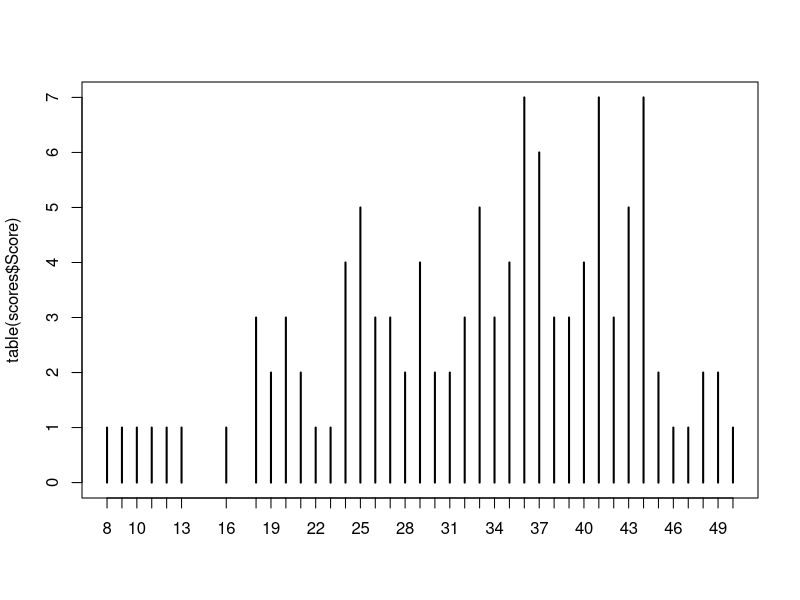
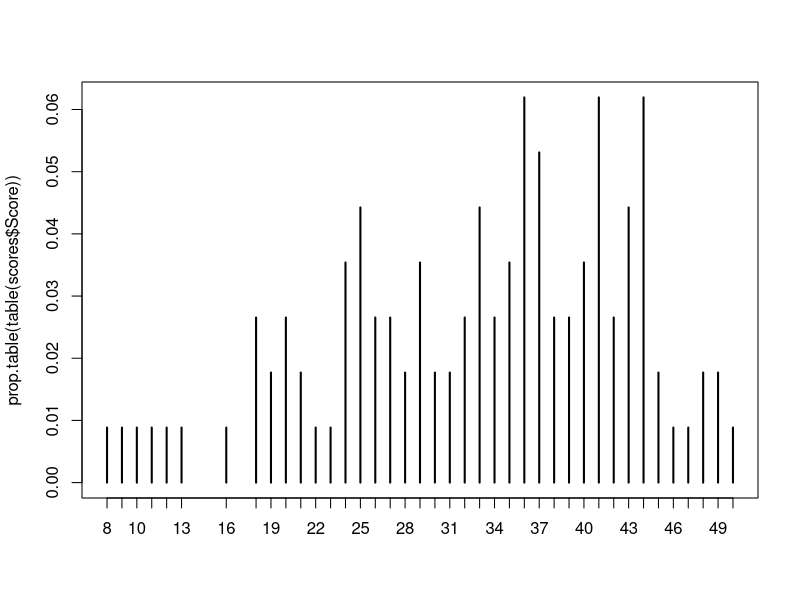
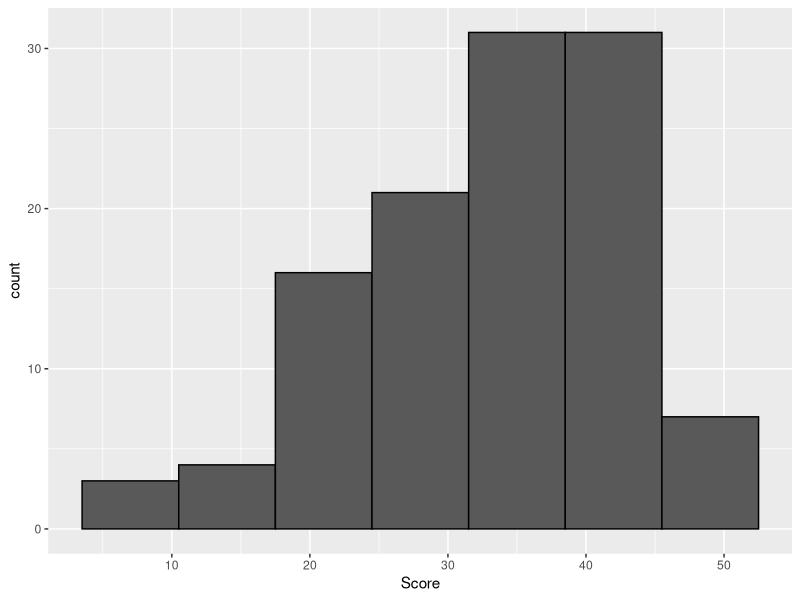
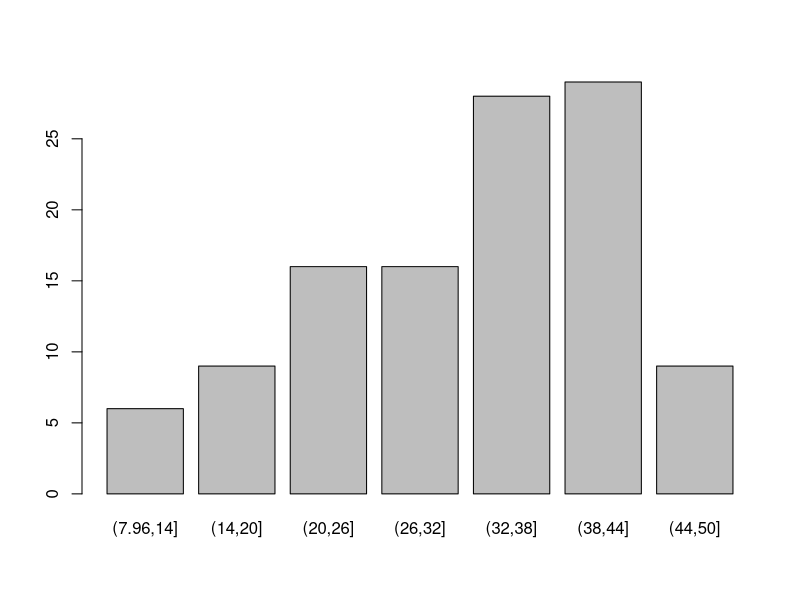
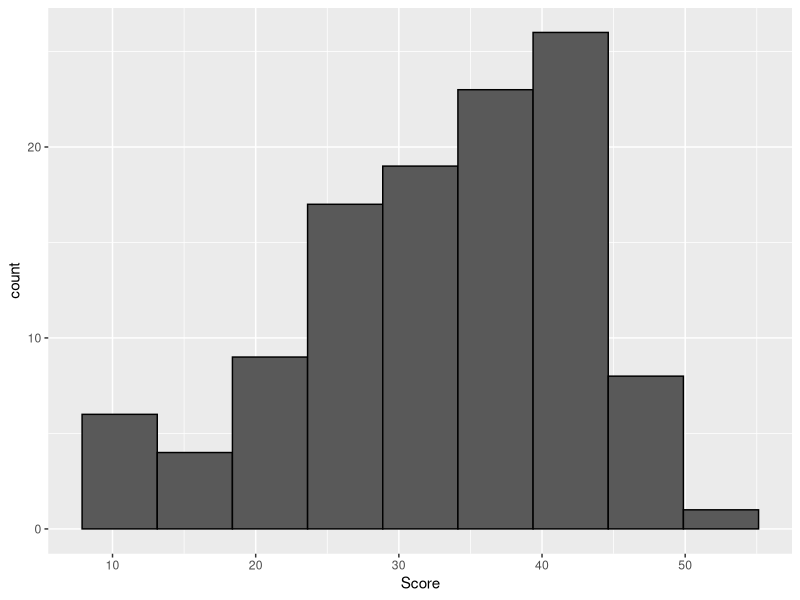
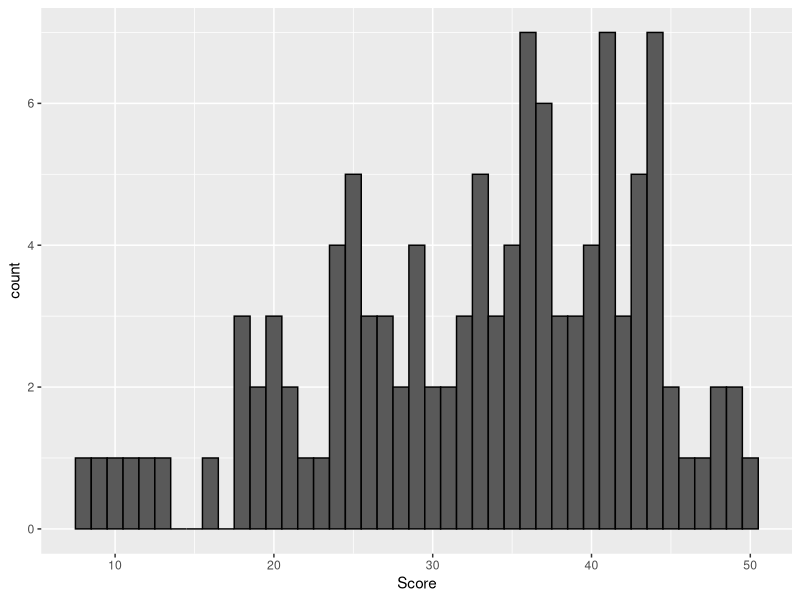

R code for these plots, in order:
## ---- chunk 1
knitr::opts_chunk$set(echo = TRUE)
## ---- chunk 2
library(tidyverse)
## ---- chunk 3
scores <- utils::read.csv(file = "../../data-raw/tp1_2.csv", sep = ";", skip = 2)
scores
## ---- chunk 4
scores <- readr::read_csv2(file = "../../data-raw/tp1_2.csv")
scores
## ---- chunk 5
# scores <- 
# 
# scores
## ---- chunk 6
str(scores)

summary(scores)
mean(scores$Score)
median(scores$Score)
## ---- chunk 7
table(scores$Score)
prop.table( table(scores$Score) ) * 100
## ---- chunk 8
plot( table(scores$Score) )
plot( prop.table( table(scores$Score) ) )
## ---- chunk 9
library(dplyr)
scores %>%
        ggplot(aes(x = Score)) +
        geom_histogram(bins = 7, colour = "black", show.legend = FALSE)

# , binwidth = c(rep(7, 5), 5, 14)

plot( cut(scores$Score, 7) )
# levels(cut(scores$Score, 7))
## ---- chunk 10
scores %>%
        ggplot(aes(x = Score)) +
        geom_histogram(bins = 9, colour = "black", show.legend = FALSE)
## ---- chunk 11
scores %>%
        ggplot(aes(x = Score)) +
        geom_histogram(binwidth = 1, colour = "black", show.legend = FALSE)

names(table(scores$Score))[table(scores$Score) == max(table(scores$Score))]
# as.data.frame( table(scores$Score) )
## ---- chunk 12
median(scores$Score)
stats::quantile(x = scores$Score, c(0.25, 0.5, 0.75))
## ---- chunk 13
mean(scores$Score)

sd(scores$Score)

var(scores$Score)

# boxplot((scores$Score))
## ---- chunk 14
rm(list = ls())
## ---- chunk 15
dframe <- data.frame(
        score = c(0, 1, 2, 3, 4, 5, 6, 7, 8, 9, 10),
        women = c(1, 3, 8, 10, 9, 12, 12, 8, 9, 7, 1),
        men = c(2, 2, 4, 4, 8, 12, 13, 11, 10, 9, 5)
)
dframe
## ---- chunk 16
hw_age <- tribble(
        ~husband, ~wife,
        20, 20,
        25, 24,
        25, 22,
        31, 29,
        18,20,
        25,24,
        32,31,
        26,25,
        22,21,
        24,24,
        24,22,
        25,26,
        27,22,
        20,18,
        18,19,
        23,21,
        23,23,
        34,35,
        45,43,
        23,22,
        22,21,
        20,22,
        21,22,
        34,32,
        21,20,
        32,30, 
        45,44,
        33,32,
        31,30, 
        33,31,
        36,35,
        28,27, 
        27,26,
        29,28,
        21,21,
        22,20,
        24,23,
        31,29,
        33,30
)
hw_age
